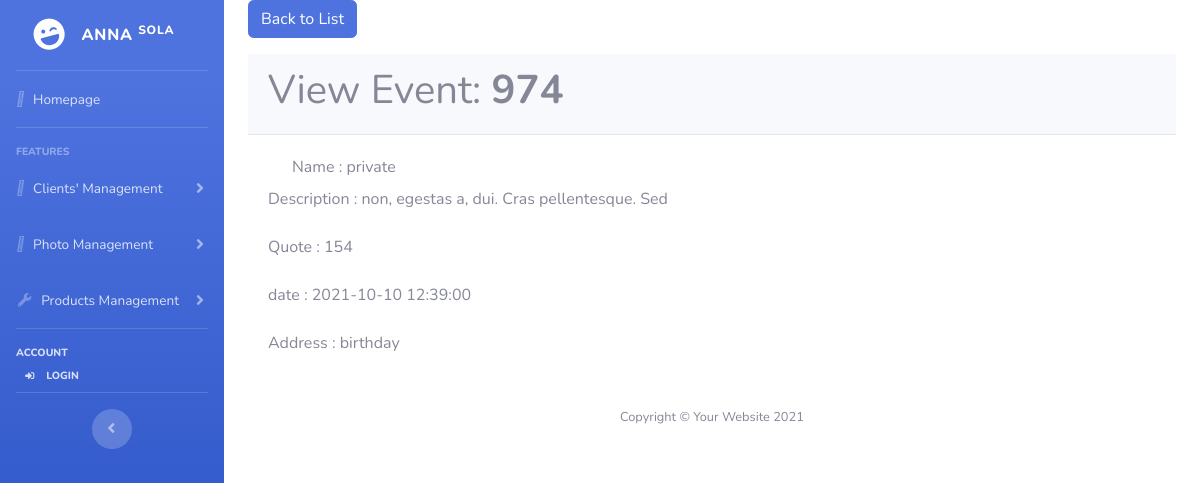
The page /photo_view.php?id=971 (signed in) on the database its author committed.
### tables this page shows
CREATE TABLE `photo_shoot` (
                               `id` int(10) NOT NULL,
                               `client_id` int(10) NOT NULL,
                               `photo_shoot_name` varchar(100) NOT NULL,
                               `photo_shoot_desc` varchar(300) NOT NULL,
                               `photo_shoot_quote` int(10) NOT NULL,
                               `photo_shoot_dateTime` timestamp NOT NULL DEFAULT current_timestamp() ON UPDATE current_timestamp(),
                               `photo_shoot_other_information` varchar(300) NOT NULL
);

### photo_view.php (the view, shortened to what this page needs)
<?php
require 'header.php';
$id = $_GET['id'];
$stmt = $pdo->prepare("SELECT * FROM photo_shoot WHERE id=?");
$stmt->execute([$id]);
$photos = $stmt->fetchObject();
?>
<div class=" container-fluid px-4">
    <p>
        <a href="Photo_shoot.php" class="btn btn-primary">Back to List</a>
    </p>
    <div class="card-header py-10">
        <h6 class="m-0 font-weight-bold text-primary"><h1>View Event: <b><?php echo $photos->client_id ?> </b> </h1>
        </h6>
    </div>
    <div class="card-body">
        <div class="container-fluid">
        <label>Name :</label>
        <label><?php echo $photos->photo_shoot_name ?></label>
    </div>
    <div class="form-group">
        <label>Description :</label>
        <label><?php echo $photos->photo_shoot_desc ?></label>
    </div>
    <div class="form-group">
        <label>Quote :</label>
        <label><?php echo $photos->photo_shoot_quote ?></label>
    </div>
    <div class="form-group">
        <label>date :</label>
        <label><?php echo $photos->photo_shoot_dateTime ?></label>
    </div>
    <div class="form-group">
        <label>Address : </label>
        <label><?php echo $photos->photo_shoot_other_information ?></label>
    </div>
        <?php require 'footer.php';?>
</div>
</div>

### rows shown on the page
photo_shoot: client "974", photo_shoot_name "private", photo_shoot_desc "non, egestas a, dui. Cras pellentesque. Sed", photo_shoot_quote "154", photo_shoot_dateTime "2021-10-10 12:39:00", photo_shoot_other_information "birthday"
